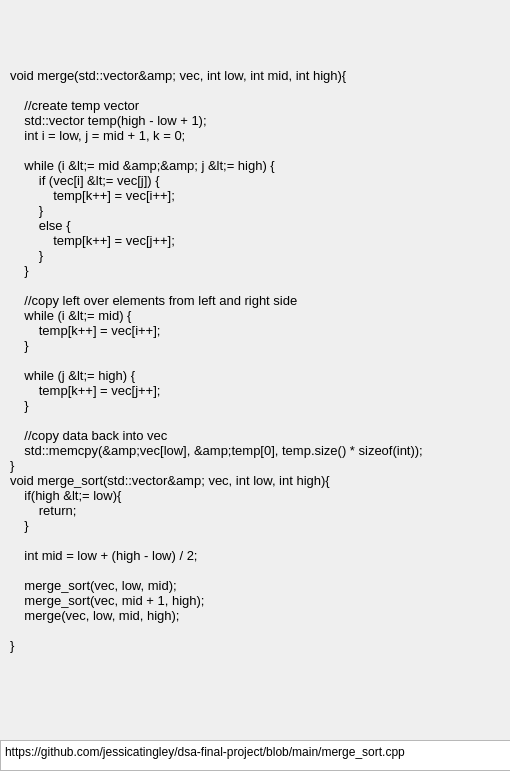
<?xml version="1.0" encoding="UTF-8"?>
<ui version="4.0">
 <class>mscode</class>
 <widget class="QDialog" name="mscode">
  <property name="geometry">
   <rect>
    <x>0</x>
    <y>0</y>
    <width>510</width>
    <height>771</height>
   </rect>
  </property>
  <property name="windowTitle">
   <string>DSA Project: Merge Sort Algorithm Code</string>
  </property>
  <widget class="QLabel" name="label">
   <property name="geometry">
    <rect>
     <x>10</x>
     <y>10</y>
     <width>881</width>
     <height>701</height>
    </rect>
   </property>
   <property name="font">
    <font>
     <pointsize>10</pointsize>
    </font>
   </property>
   <property name="text">
    <string>void merge(std::vector&lt;int&gt;&amp; vec, int low, int mid, int high){

    //create temp vector 
    std::vector&lt;int&gt; temp(high - low + 1);
    int i = low, j = mid + 1, k = 0;
    
    while (i &lt;= mid &amp;&amp; j &lt;= high) {
        if (vec[i] &lt;= vec[j]) {
            temp[k++] = vec[i++];
        }
        else {
            temp[k++] = vec[j++];
        }
    }
    
    //copy left over elements from left and right side
    while (i &lt;= mid) {
        temp[k++] = vec[i++];
    }
    
    while (j &lt;= high) {
        temp[k++] = vec[j++];
    }
    
    //copy data back into vec
    std::memcpy(&amp;vec[low], &amp;temp[0], temp.size() * sizeof(int));
}
void merge_sort(std::vector&lt;int&gt;&amp; vec, int low, int high){
    if(high &lt;= low){
        return;
    }

    int mid = low + (high - low) / 2;

    merge_sort(vec, low, mid);
    merge_sort(vec, mid + 1, high);
    merge(vec, low, mid, high);

}</string>
   </property>
  </widget>
  <widget class="QTextBrowser" name="textBrowser">
   <property name="geometry">
    <rect>
     <x>0</x>
     <y>740</y>
     <width>511</width>
     <height>31</height>
    </rect>
   </property>
   <property name="html">
    <string>&lt;!DOCTYPE HTML PUBLIC &quot;-//W3C//DTD HTML 4.0//EN&quot; &quot;http://www.w3.org/TR/REC-html40/strict.dtd&quot;&gt;
&lt;html&gt;&lt;head&gt;&lt;meta name=&quot;qrichtext&quot; content=&quot;1&quot; /&gt;&lt;meta charset=&quot;utf-8&quot; /&gt;&lt;style type=&quot;text/css&quot;&gt;
p, li { white-space: pre-wrap; }
hr { height: 1px; border-width: 0; }
li.unchecked::marker { content: &quot;\2610&quot;; }
li.checked::marker { content: &quot;\2612&quot;; }
&lt;/style&gt;&lt;/head&gt;&lt;body style=&quot; font-family:'Segoe UI'; font-size:9pt; font-weight:400; font-style:normal;&quot;&gt;
&lt;p style=&quot; margin-top:0px; margin-bottom:0px; margin-left:0px; margin-right:0px; -qt-block-indent:0; text-indent:0px;&quot;&gt;https://github.com/jessicatingley/dsa-final-project/blob/main/merge_sort.cpp&lt;/p&gt;&lt;/body&gt;&lt;/html&gt;</string>
   </property>
  </widget>
 </widget>
 <resources/>
 <connections/>
</ui>
